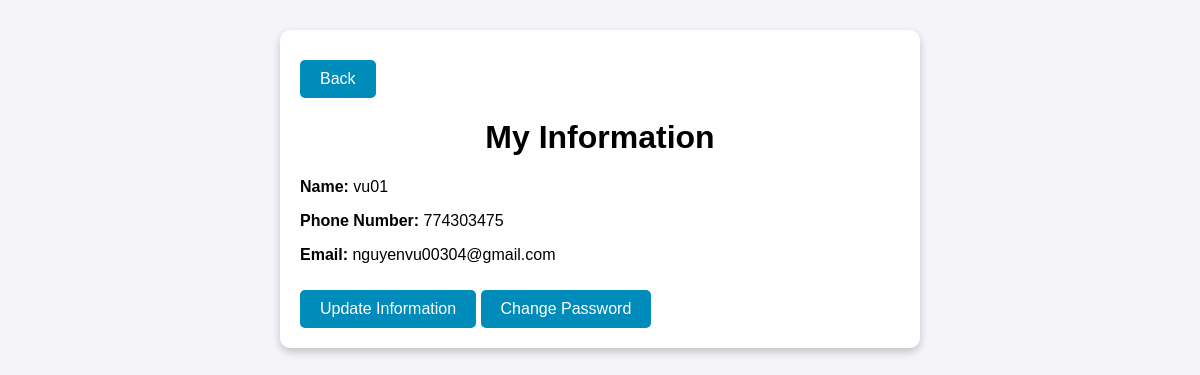
Page /information.php (signed in) on the committed database.
### tables this page shows
CREATE TABLE `user` (
  `user_id` int(11) NOT NULL,
  `user_name` varchar(100) NOT NULL,
  `phone_number` int(11) DEFAULT NULL,
  `email` varchar(100) DEFAULT NULL,
  `password` text NOT NULL,
  `role` int(11) NOT NULL
);

### information.php (the view, shortened to what this page needs)
<?php
include("config/config.php");
$userId = $_SESSION['user_id'];
$query = "SELECT user_name, phone_number, email, password FROM user WHERE user_id = ?";
$stmt = $mysqli->prepare($query);
$stmt->bind_param("i", $userId);
$stmt->execute();
$result = $stmt->get_result();
if ($result->num_rows > 0) {
    $userInfo = $result->fetch_assoc();
} else {
    echo "Không tìm thấy thông tin người dùng.";
    exit();
}
?>
<!DOCTYPE html>
<html lang="en">
<head>
</head>
<body>
    <div class="container">
        <button class="show-btn" id="back-btn" onclick="history.back()">Back</button>
        <h1>My Information</h1>
        <div>
            <div class="info-box">
            <p><strong>Name:</strong> <?php echo htmlspecialchars($userInfo['user_name']); ?></p>
            <p><strong>Phone Number:</strong> <?php echo htmlspecialchars($userInfo['phone_number']); ?></p>
            <p><strong>Email:</strong> <?php echo htmlspecialchars($userInfo['email']); ?></p>
        </div></div>
        <button class="show-btn" id="update-info-btn">Update Information</button>
        <button class="show-btn" id="change-password-btn">Change Password</button>
    </div>
</body>
</html>

### information.php (style rules this page uses)
body { font-family: Arial, sans-serif; margin: 0; padding: 0; background-color: #f4f4f9; }
.container { max-width: 600px; margin: 30px auto; background: #ffffff; padding: 20px; border-radius: 10px; box-shadow: 0 4px 8px rgba(0, 0, 0, 0.2); }
h1, h2 { text-align: center; }
.show-btn { background-color: #008CBA; color: white; padding: 10px 20px; border: none; border-radius: 5px; cursor: pointer; font-size: 16px; margin-top: 10px; }

### rows in the picture
user: user_name "vu01", phone_number "774303475", email "nguyenvu00304@gmail.com"
